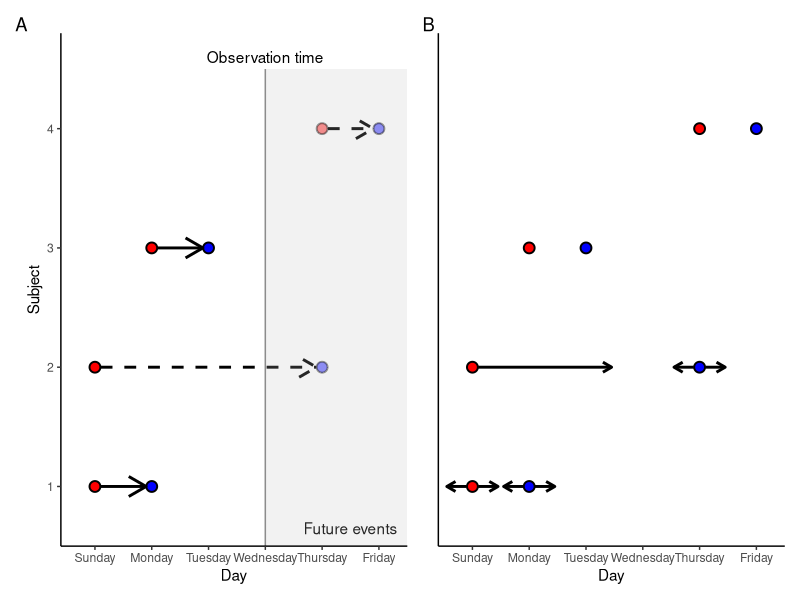

Reproduce this figure in R.
library(ggplot2)
library(patchwork)

epsilon <- 0.1

generate_base_plot <- function(future = FALSE) {

  future_alpha <- ifelse(future, 0.5, 1)
  base_plot <- ggplot(NULL) +
    geom_point(aes(0, 0), size = 3, shape = 21, fill = "red", stroke = 1) +
    geom_point(aes(1, 0), size = 3, shape = 21, fill = "blue", stroke = 1) +
    geom_point(aes(0, 0.1), size = 3, shape = 21, fill = "red", stroke = 1) +
    geom_point(
      aes(4, 0.1), size = 3, shape = 21, fill = "blue", stroke = 1,
      alpha = future_alpha 
    ) +
    geom_point(aes(1, 0.2), size = 3, shape = 21, fill = "red", stroke = 1) +
    geom_point(aes(2, 0.2), size = 3, shape = 21, fill = "blue", stroke = 1) +
    geom_point(
      aes(4, 0.3), size = 3, shape = 21, fill = "red", stroke = 1,
      alpha = future_alpha 
    ) +
    geom_point(
      aes(5, 0.3), size = 3, shape = 21, fill = "blue", stroke = 1,
      alpha = future_alpha
    ) +
    scale_x_continuous("Day",
      limits = c(-0.6, 5.5),
      expand = c(0, 0),
      breaks = 0:5,
      labels = c(
        "Sunday", "Monday", "Tuesday", "Wednesday", "Thursday", "Friday"
      )
    ) +
    scale_y_continuous("Subject",
      breaks = c(0, 0.1, 0.2, 0.3),
      labels = c(1, 2, 3, 4),
      limits = c(-0.05, 0.38),
      expand = c(0, 0)
    ) +
    theme_bw() +
    theme(
      panel.grid = element_blank(),
      panel.border = element_blank(),
      axis.line = element_line()
    )
  return(base_plot)
}


truncation <- generate_base_plot(future = TRUE) +
  geom_segment(
    aes(0 + epsilon, 0, xend = 1 - epsilon, yend = 0),
    arrow = arrow(length = unit(0.2, "inches")), lwd = 1
  ) +
  geom_segment(
    aes(0 + epsilon, 0.1, xend = 4 - epsilon, yend = 0.1),
    arrow = arrow(length = unit(0.2, "inches")), lwd = 1, lty = 2
  ) +
  geom_segment(
    aes(1 + epsilon, 0.2, xend = 2 - epsilon, yend = 0.2),
    arrow = arrow(length = unit(0.2, "inches")), lwd = 1
  ) +
  geom_segment(
    aes(4 + epsilon, 0.3, xend = 5 - epsilon, yend = 0.3),
    arrow = arrow(length = unit(0.2, "inches")), lwd = 1, lty = 2
  ) +
  geom_segment(aes(3, -0.05, xend = 3, yend = 0.35), lty = 1, col = "gray50") +
  annotate("text", x = 3, y = 0.35, label = "Observation time", vjust = -0.5) +
  annotate("text", x = 4.5, y = -0.05, label = "Future events", vjust = -1) +
  geom_rect(
    aes(xmin = 3, ymin = -0.05, xmax = 5.5, ymax = 0.35), fill = "gray",
    alpha = 0.2
  )

add_arrow <- function(plot, y, ends, ...) {
  plot <- plot + 
    geom_segment(
      aes(..., y = y, yend = y),
      arrow = arrow(length = unit(0.1, "inches"), ends = ends), lwd = 1
    )
  return(plot)
}
censoring <- generate_base_plot(future = FALSE) |>
  add_arrow(-0.45, y = 0, xend = -.1, ends = "first") |>
  add_arrow(0.1, y = 0, xend = 0.45, ends = "last") |>
  add_arrow(0.55, y = 0, xend = 0.9, ends = "first") |>
  add_arrow(1.1, y = 0, xend = 1.45, ends = "last") |>
  add_arrow(0.1, y = 0.1, xend = 2.45, ends = "last") |>
  add_arrow(3.55, y = 0.1, xend = 3.9, ends = "first") |>
  add_arrow(4.1, y = 0.1, xend = 4.45, ends = "last") +
  theme(
    panel.grid = element_blank(),
    panel.border = element_blank(),
    axis.line.x = element_line(),
    axis.title.y = element_blank(),
    axis.text.y = element_blank(),
    axis.ticks.y = element_blank()
  )

p <- truncation + censoring +
 plot_layout(nrow = 1) +
 plot_annotation(tag_levels = "A")

ggsave("figures/schematic.png", p, width = 9, height = 4)
